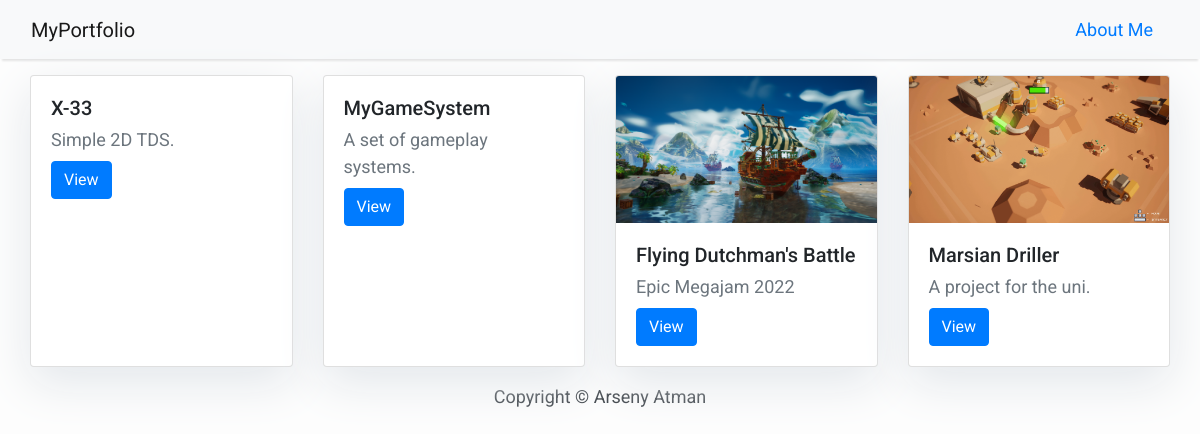
Before: / with the older database file.
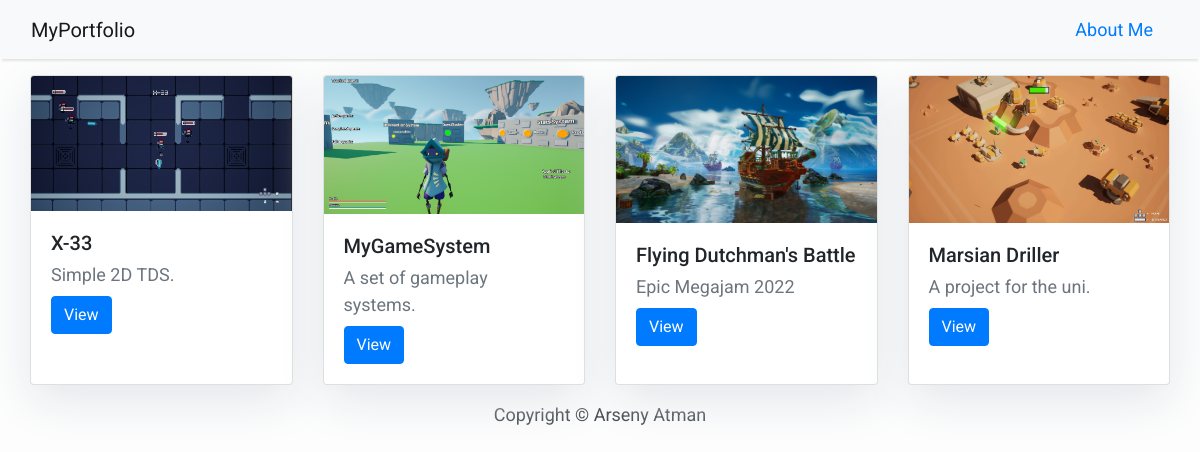
After: the same page with the newer database file.
### projects/models.py (models this page shows, shortened)
class Project(models.Model):
    title = models.CharField(max_length=200, unique=True)
    preview = models.ImageField(upload_to='images/', blank=True)
    slug = models.SlugField(max_length=200, unique=True)
    short_description = models.TextField(default="")
    description = models.TextField(default="")
    created_on = models.DateTimeField(auto_now_add=True)
    youtube_link = models.CharField(max_length=200, default='', blank=True)
    github_link = models.CharField(max_length=200, default='', blank=True)
    class Meta:
        ordering = ['-created_on']

### projects/views.py (the view)
# urls.py: path('', views.ProjectList.as_view(), name='home'),
class ProjectList(generic.ListView):
    queryset = Project.objects.order_by('-created_on')
    template_name = 'index.html'

### templates/index.html (shortened to what this page needs)
{% extends "base.html" %}
{% block content %}
<div class="container">
    <div class="row">
        <div class="card-deck">
            {% for project in project_list %}
            {% include 'project_card.html' %}
            {% endfor %}
        </div>
    </div>
</div>
{%endblock%}

### templates/project_card.html
{% block content %}
<div class="card mt-3" style="width: 25rem;">
    {% if project.preview.url != '' %}
        <img class="card-img-top" style="max-height: 20rem; width: auto" src="{{ project.preview.url }}" alt="Project preview">
    {% endif %}
    <div class="card-body">
        <h5 class="card-title">{{ project.title }}</h5>
        <p class="card-subtitle mb-2 text-muted">{{ project.short_description }}</p>
        <a href="{% url 'project_detail' project.slug  %}" class="btn btn-primary">View</a>
    </div>
</div>
{% endblock content %}

Changed rows visible on the page:
changed Project "Simple 2D TDS.": preview: picture added
changed Project "MyGameSystem": preview: picture added
